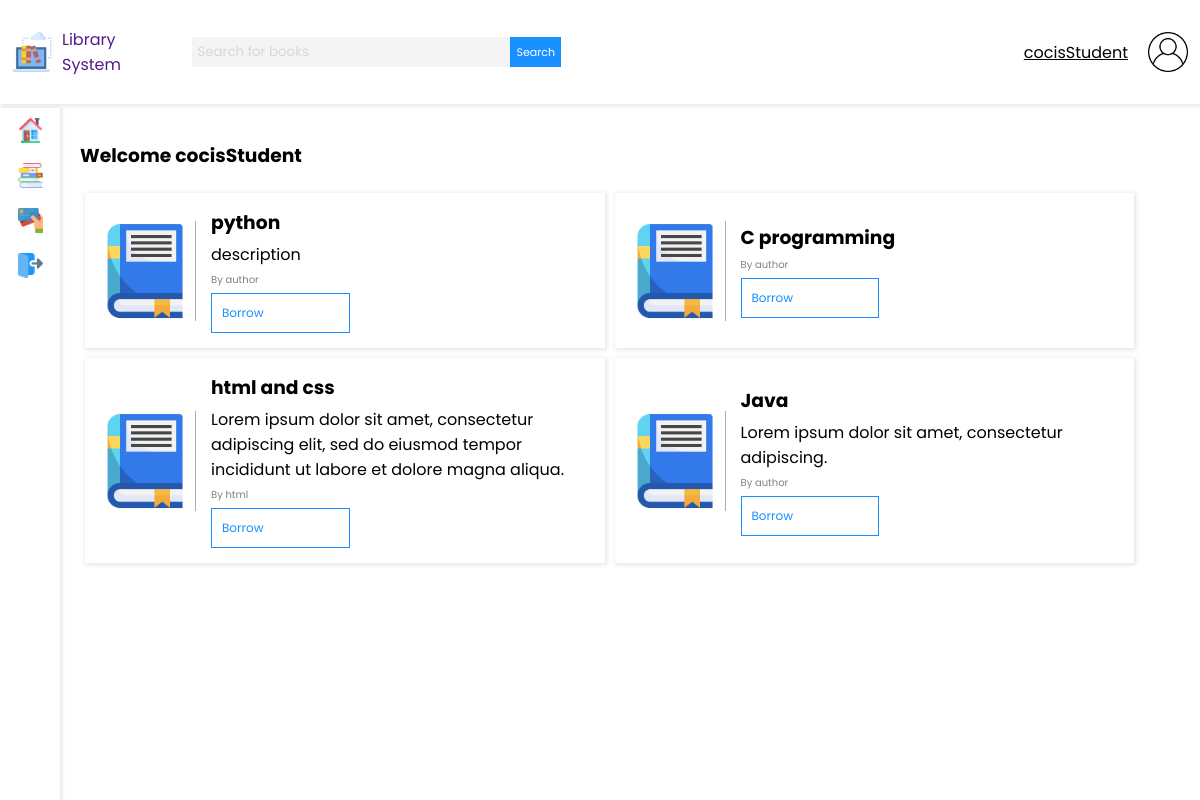
The page / (signed in) on the database as committed earlier.
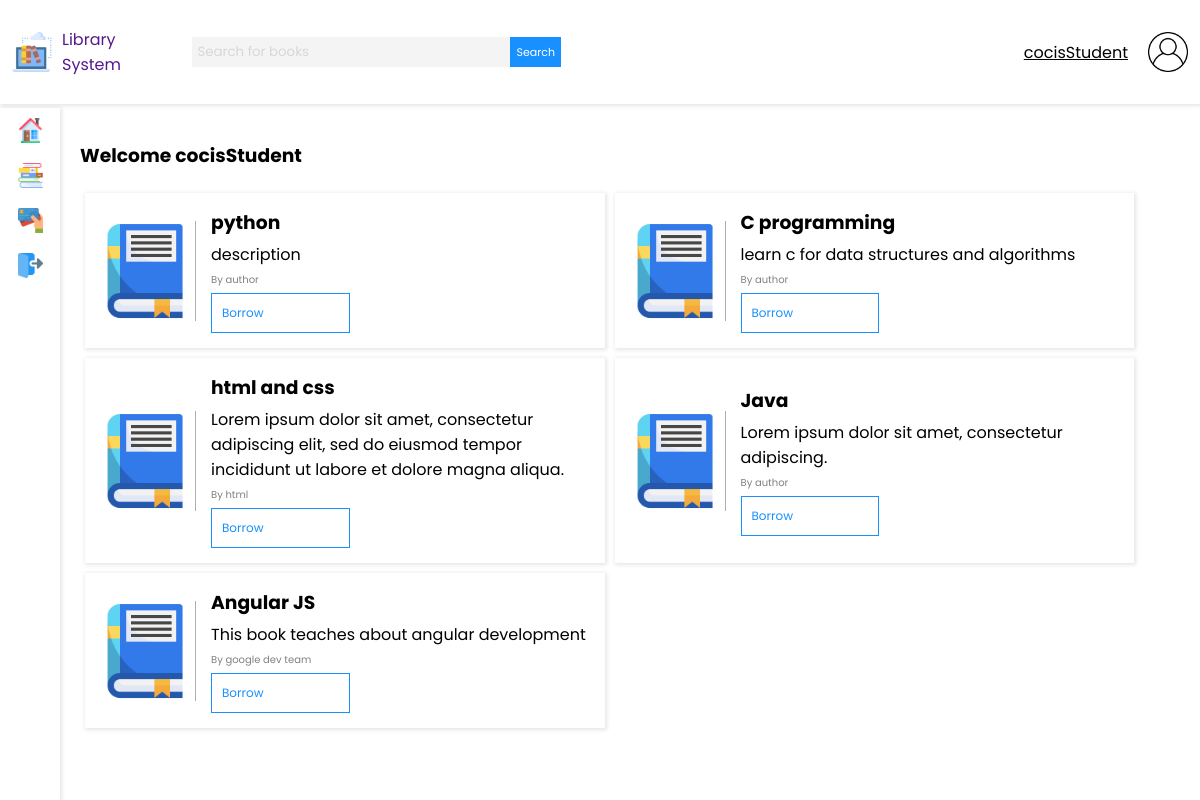
The same page on the database as committed later.
### base/models.py (models this page shows, shortened)
class Book(models.Model):
    title = models.CharField(max_length=200)
    author = models.CharField(max_length=200)
    description = models.TextField(null=True, blank=True)
    updated = models.DateField(auto_now=True)
    updated = models.DateField(auto_now_add=True)

### base/views.py (the view)
# urls.py: path('', views.home, name='home'),
@login_required(login_url='/login')
def home(request):
    q = request.GET.get('q') if request.GET.get('q') != None else ''
    total_students = Role.objects.filter(role='Student').count()
    total_books = Book.objects.count()
    books = Book.objects.filter(Q(title__icontains=q) | Q(author__icontains=q))
    user_role = Role.objects.get(user=request.user.id)
    context = {
        'books': books,
        'total_books': total_books,
        'total_students': total_students,
        'user_role': user_role,
        'q': q
    }
    return render(request, 'dashboard.html', context)

### templates/dashboard.html (shortened to what this page needs)
{% extends 'main.html' %}
{% load static %}
{% block content %}
<h3>Welcome {{ request.user }}</h3>
{% if user_role.role == 'Student' %}
<div class="student-books-container">
    {% for book in books %}
    <div class="book-card">
        <div class="book-card-image-container">
            <image class="book-card-image" src="{% static 'images/studentBook.png' %}" alt="">
        </div>
        <div class="book-card-text">
            <h3>{{ book.title }}</h3>
            <p>{{ book.description}}</p>
            <p class="small-student-text">By {{ book.author }}</p>
            <a class="edit-button" href="{% url 'borrow_book' book.id %}">Borrow</a>
        </div>
    </div>
    {% endfor %}
</div>
{% endif %}
{% endblock%}

### templates/main.html (shortened to what this page needs)
<html lang="en">
{% load static %}
<head>
    <link rel="stylesheet" href="{% static 'styles/font-awesome.css' %}">
    <link rel="stylesheet" href="{% static 'styles/main3.css' %}">
    <link rel="stylesheet" href="{% static 'styles/main12.css' %}">
</head>
<body>
    {% include 'navbar.html' %}
    {% include 'sidebar.html' %}
    <div class="main-container">
        {% block content %}
        {% endblock %}
    </div>
</body>
</html>

### templates/navbar.html
{% load static %}
<nav class="navbar">
    <div class="nav-logo-search">
        <a href="" class="navbar-brand">
            <img class="navbar-image" src="{% static 'images/digital-library.png' %}" alt="">
            <span>Library System</span>
        </a>
        <form method="GET" action="" class="nav-search nav-search-responsive">
            <input value="{{ q }}" name="q" class="nav-search-input" type="text" placeholder="Search for books">
            <button class="nav-search-button" type="submit">Search</button>
        </form>
    </div>
    <div class="nav-user-profile">
        <span>{{ request.user }}</span>
        <img class="navbar-image" src="{% static 'images/user.png' %}" alt="">
    </div>
</nav>

### templates/sidebar.html (shortened to what this page needs)
{% load static %}
<nav class="sidebar sidebar-responsive">
    <div class="sidebar-link-container sidebar-link-home">
        <a href="{% url 'home' %}" class="sidebar-link">
            <img class="sidebar-image" alt="home" src="{% static 'images/home.png' %}" />
        </a>
    </div>
    <div class="sidebar-link-container sidebar-link-books">
        <a href="{% url 'book_requests' %}" class="sidebar-link">
            <img class="sidebar-image" alt="books" src="{% static 'images/books.png' %}" />
        </a>
    </div>
    <div class="sidebar-link-container sidebar-link-fines">
        <a class="sidebar-link" href="{% url 'book_fines' %}">
            <img class="sidebar-image" alt="fines" src="{% static 'images/debit-card.png' %}" />
        </a>
    </div>
    <div class="sidebar-link-container sidebar-link-logout">
        <a class="sidebar-link" href="{% url 'logout' %}">
            <img class="sidebar-image" alt="fines" src="{% static 'images/logout.png' %}" />
        </a>
    </div>
</nav>

### static/styles/main3.css (style rules this page uses)
body { font-family: 'Poppins', sans-serif; padding: 0; margin: 0; background-color: #fff; box-sizing: border-box; }
a,input,button { text-decoration: none; font-family: 'Poppins'; }
.navbar { height: 13vh; background-color: #fff; box-shadow: 1px 1px 4px 1px rgba(0, 0, 0, 0.1); display: flex; flex-direction: row; align-items: center; padding: 0 1%; position: fixed; top: 0; left: 0; width: 98%; }
.nav-logo-search { display: flex; width: 50%; justify-content: space-between; align-items: center; }
.navbar-brand { display: block; width: 30%; display: flex; align-items: center; }
.navbar-brand span { margin: 0 10px; }
.navbar-image { height: 40px; width: 40px; }
.nav-search { width: 70%; display: flex; flex-direction: row; margin: 10px 10px; }
.nav-search-input { border: 0; background-color: #f4f4f4; height: 30px; width: 80%; margin: 0; padding: 5px; outline: none; }
.nav-search-input::placeholder { color: #d7d7d7; font-family: 'Poppins'; }
.nav-search-button { background-color: #1890ff; color: #ffffff; border: 0; border-radius: 0; transition: .3s ease-in; font-size: 11px; }
.nav-user-profile { width: 50%; display: flex; justify-content: flex-end; align-items: center; }
.nav-user-profile span { margin: 0 20px; text-decoration: underline; cursor: pointer; }
.sidebar { width: 60px; position: fixed; top: 13.5vh; height: 86.5vh; background-color: #ffffff; display: flex; flex-direction: column; align-items: center; box-shadow: 1px 1px 4px 1px rgba(0, 0, 0, 0.1); }
.sidebar-link { width: 100%; display: flex; justify-content: center; align-items: center; }
.sidebar-link-container { margin: 10px 0; transition: .3s ease-in; cursor: pointer; }
.sidebar-image { height: 25px; width: 25px; }
.main-container { margin-top: 14vh; margin-left: 70px; padding: 10px; }
.small-student-text { font-size: 10px; color: gray; }
.student-books-container { display: flex; flex-direction: row; flex-wrap: wrap; }
.book-card { box-shadow: 1px 1px 4px 1px rgba(0, 0, 0, 0.1); width: 45%; padding: 10px; display: flex; flex-direction: row; justify-content: flex-start; align-items: center; margin: 5px; }
.book-card h3,p { margin: 5px; }
.book-card-image { width: 100px; height: 100px; border-right: 1px solid rgb(174, 174, 174); }
.book-card-text { margin-left: 10px; }

Rows that differ between the two databases and show on the page:
changed Book "C programming": description (not shown) → "learn c for data structures and algorithms"
added Book: title "Angular JS", description "This book teaches about angular development", author "google dev team"
